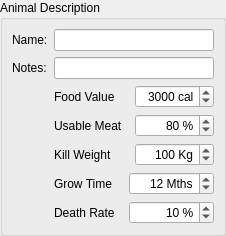
    <widget class="QGroupBox" name="groupBoxAnimalDescription" >
     <property name="sizePolicy" >
      <sizepolicy>
       <hsizetype>3</hsizetype>
       <vsizetype>5</vsizetype>
       <horstretch>0</horstretch>
       <verstretch>0</verstretch>
      </sizepolicy>
     </property>
     <property name="whatsThis" >
      <string>&lt;html>&lt;head>&lt;meta name="qrichtext" content="1" />&lt;style type="text/css">
p, li { white-space: pre-wrap; }
&lt;/style>&lt;/head>&lt;body style=" font-family:'Sans Serif'; font-size:9pt; font-weight:400; font-style:normal; text-decoration:none;">
&lt;p style=" margin-top:0px; margin-bottom:0px; margin-left:0px; margin-right:0px; -qt-block-indent:0; text-indent:0px;">In order to enable LandUse Analyst to model any animal, several details must be entered to define specific types or breeds. Animal Manager asks for general information about the animal in this section. You might want to have more than one breed of the same species, however, which is allowed.&lt;/p>
&lt;p style=" margin-top:12px; margin-bottom:12px; margin-left:0px; margin-right:0px; -qt-block-indent:0; text-indent:0px;">To define different breeds of the same species is quite easy. Let's say you want to have two kinds of cows for example. The Name: field is Cow for both, but in Notes: field, enter Dairy for one, and Beast of Burden for the other. Then adjust the other parameters as you wish. Even though the name is the same, the animal is saved uniquely.&lt;/p>&lt;/body>&lt;/html></string>
     </property>
     <property name="title" >
      <string>Animal Description</string>
     </property>
     <layout class="QGridLayout" >
      <property name="margin" >
       <number>9</number>
      </property>
      <property name="spacing" >
       <number>6</number>
      </property>
      <item row="2" column="1" colspan="2" >
       <widget class="QLabel" name="label_14" >
        <property name="text" >
         <string>Food Value</string>
        </property>
       </widget>
      </item>
      <item row="0" column="0" >
       <widget class="QLabel" name="label" >
        <property name="text" >
         <string>Name:</string>
        </property>
       </widget>
      </item>
      <item row="1" column="0" >
       <widget class="QLabel" name="label_4" >
        <property name="text" >
         <string>Notes:</string>
        </property>
       </widget>
      </item>
      <item row="1" column="1" colspan="3" >
       <widget class="QLineEdit" name="leDescription" >
        <property name="whatsThis" >
         <string>&lt;html>&lt;head>&lt;meta name="qrichtext" content="1" />&lt;style type="text/css">
p, li { white-space: pre-wrap; }
&lt;/style>&lt;/head>&lt;body style=" font-family:'Sans Serif'; font-size:9pt; font-weight:400; font-style:normal; text-decoration:none;">
&lt;p style=" margin-top:0px; margin-bottom:0px; margin-left:0px; margin-right:0px; -qt-block-indent:0; text-indent:0px;">Because LandUse Analyst allows more than one type of animal to be defined, the Notes: field allows you to give a brief description of the the animal. For example, you may have two "Sheep" defined, and the Notes: fields could contain "For Slaughter" and "Wool Producers" to distinguish between them.&lt;/p>&lt;/body>&lt;/html></string>
        </property>
       </widget>
      </item>
      <item row="0" column="1" colspan="3" >
       <widget class="QLineEdit" name="leName" >
        <property name="whatsThis" >
         <string>&lt;html>&lt;head>&lt;meta name="qrichtext" content="1" />&lt;style type="text/css">
p, li { white-space: pre-wrap; }
&lt;/style>&lt;/head>&lt;body style=" font-family:'Sans Serif'; font-size:9pt; font-weight:400; font-style:normal; text-decoration:none;">
&lt;p style=" margin-top:0px; margin-bottom:0px; margin-left:0px; margin-right:0px; -qt-block-indent:0; text-indent:0px;">Enter the name of the animal you are defining in this field. You do not need a unique name. You can have, for example, 10 animals defined, all named "Sheep". LandUse Analyst uses a special method of saving the animals to eliminate the issue of duplicate filenames.&lt;/p>&lt;/body>&lt;/html></string>
        </property>
       </widget>
      </item>
      <item row="4" column="1" >
       <widget class="QLabel" name="label_10" >
        <property name="text" >
         <string>Kill Weight</string>
        </property>
       </widget>
      </item>
      <item row="4" column="3" >
       <widget class="QSpinBox" name="spinBoxKillWeight" >
        <property name="sizePolicy" >
         <sizepolicy>
          <hsizetype>7</hsizetype>
          <vsizetype>0</vsizetype>
          <horstretch>0</horstretch>
          <verstretch>0</verstretch>
         </sizepolicy>
        </property>
        <property name="toolTip" >
         <string>&lt;html>&lt;head>&lt;meta name="qrichtext" content="1" />&lt;style type="text/css">
p, li { white-space: pre-wrap; }
&lt;/style>&lt;/head>&lt;body style=" font-family:'Sans Serif'; font-size:9pt; font-weight:400; font-style:normal; text-decoration:none;">
&lt;p style=" margin-top:0px; margin-bottom:0px; margin-left:0px; margin-right:0px; -qt-block-indent:0; text-indent:0px;">Average weight of animal (Kg) when slaughtered&lt;/p>&lt;/body>&lt;/html></string>
        </property>
        <property name="whatsThis" >
         <string>&lt;html>&lt;head>&lt;meta name="qrichtext" content="1" />&lt;style type="text/css">
p, li { white-space: pre-wrap; }
&lt;/style>&lt;/head>&lt;body style=" font-family:'Sans Serif'; font-size:9pt; font-weight:400; font-style:normal; text-decoration:none;">
&lt;p style=" margin-top:0px; margin-bottom:0px; margin-left:0px; margin-right:0px; -qt-block-indent:0; text-indent:0px;">Animals can be slaughtered for butchering at any weight, but LandUse Analyst needs to know the average weight of the animals when they are slaughtered. This is their &lt;span style=" font-weight:600;">live weight.&lt;/span>&lt;/p>&lt;/body>&lt;/html></string>
        </property>
        <property name="alignment" >
         <set>Qt::AlignRight</set>
        </property>
        <property name="suffix" >
         <string> Kg</string>
        </property>
        <property name="prefix" >
         <string/>
        </property>
        <property name="maximum" >
         <number>999</number>
        </property>
        <property name="value" >
         <number>100</number>
        </property>
       </widget>
      </item>
      <item row="5" column="1" >
       <widget class="QLabel" name="label_11" >
        <property name="text" >
         <string>Grow Time</string>
        </property>
       </widget>
      </item>
      <item row="5" column="2" colspan="2" >
       <widget class="QSpinBox" name="spinBoxGrowTime" >
        <property name="sizePolicy" >
         <sizepolicy>
          <hsizetype>5</hsizetype>
          <vsizetype>0</vsizetype>
          <horstretch>0</horstretch>
          <verstretch>0</verstretch>
         </sizepolicy>
        </property>
        <property name="toolTip" >
         <string>&lt;html>&lt;head>&lt;meta name="qrichtext" content="1" />&lt;style type="text/css">
p, li { white-space: pre-wrap; }
&lt;/style>&lt;/head>&lt;body style=" font-family:'Sans Serif'; font-size:9pt; font-weight:400; font-style:normal; text-decoration:none;">
&lt;p style=" margin-top:0px; margin-bottom:0px; margin-left:0px; margin-right:0px; -qt-block-indent:0; text-indent:0px;">Time from birth to slaughter weight&lt;/p>&lt;/body>&lt;/html></string>
        </property>
        <property name="whatsThis" >
         <string>&lt;html>&lt;head>&lt;meta name="qrichtext" content="1" />&lt;style type="text/css">
p, li { white-space: pre-wrap; }
&lt;/style>&lt;/head>&lt;body style=" font-family:'Sans Serif'; font-size:9pt; font-weight:400; font-style:normal; text-decoration:none;">
&lt;p style=" margin-top:0px; margin-bottom:0px; margin-left:0px; margin-right:0px; -qt-block-indent:0; text-indent:0px;">Grow time, or the length of time from birth to slaughter weight, is quite important for estimating the herd size. The longer it takes an animal to reach slaughter weight from birth, the higher the number of animals alive at any given time.&lt;/p>&lt;/body>&lt;/html></string>
        </property>
        <property name="alignment" >
         <set>Qt::AlignRight</set>
        </property>
        <property name="suffix" >
         <string> Mths</string>
        </property>
        <property name="prefix" >
         <string/>
        </property>
        <property name="maximum" >
         <number>60</number>
        </property>
        <property name="minimum" >
         <number>1</number>
        </property>
        <property name="value" >
         <number>12</number>
        </property>
       </widget>
      </item>
      <item row="6" column="1" >
       <widget class="QLabel" name="label_12" >
        <property name="text" >
         <string>Death Rate</string>
        </property>
       </widget>
      </item>
      <item row="6" column="2" colspan="2" >
       <widget class="QSpinBox" name="spinBoxDeathRate" >
        <property name="sizePolicy" >
         <sizepolicy>
          <hsizetype>7</hsizetype>
          <vsizetype>0</vsizetype>
          <horstretch>0</horstretch>
          <verstretch>0</verstretch>
         </sizepolicy>
        </property>
        <property name="toolTip" >
         <string>&lt;html>&lt;head>&lt;meta name="qrichtext" content="1" />&lt;style type="text/css">
p, li { white-space: pre-wrap; }
&lt;/style>&lt;/head>&lt;body style=" font-family:'Sans Serif'; font-size:9pt; font-weight:400; font-style:normal; text-decoration:none;">
&lt;p style=" margin-top:0px; margin-bottom:0px; margin-left:0px; margin-right:0px; -qt-block-indent:0; text-indent:0px;">Percent of babies that do not survive to slaughter age.&lt;/p>&lt;/body>&lt;/html></string>
        </property>
        <property name="whatsThis" >
         <string>&lt;html>&lt;head>&lt;meta name="qrichtext" content="1" />&lt;style type="text/css">
p, li { white-space: pre-wrap; }
&lt;/style>&lt;/head>&lt;body style=" font-family:'Sans Serif'; font-size:9pt; font-weight:400; font-style:normal; text-decoration:none;">
&lt;p style=" margin-top:0px; margin-bottom:0px; margin-left:0px; margin-right:0px; -qt-block-indent:0; text-indent:0px;">LandUse Analyst accommodates for birthing deaths only. If an animal survives to weaning age but dies before slaughter, it is not modelled at this time. However, you can adjust the death rate setting to indicate the average survival rate of births. This is important for determining herd size, as it affects the number of mothers needed to sustain the production levels required by the settlement.&lt;/p>&lt;/body>&lt;/html></string>
        </property>
        <property name="alignment" >
         <set>Qt::AlignRight</set>
        </property>
        <property name="suffix" >
         <string> %</string>
        </property>
        <property name="prefix" >
         <string/>
        </property>
        <property name="maximum" >
         <number>100</number>
        </property>
        <property name="value" >
         <number>10</number>
        </property>
       </widget>
      </item>
      <item row="3" column="1" >
       <widget class="QLabel" name="label_9" >
        <property name="text" >
         <string>Usable Meat</string>
        </property>
       </widget>
      </item>
      <item row="3" column="3" >
       <widget class="QSpinBox" name="spinBoxUsableMeatPercent" >
        <property name="sizePolicy" >
         <sizepolicy>
          <hsizetype>5</hsizetype>
          <vsizetype>0</vsizetype>
          <horstretch>0</horstretch>
          <verstretch>0</verstretch>
         </sizepolicy>
        </property>
        <property name="toolTip" >
         <string>&lt;html>&lt;head>&lt;meta name="qrichtext" content="1" />&lt;style type="text/css">
p, li { white-space: pre-wrap; }
&lt;/style>&lt;/head>&lt;body style=" font-family:'Sans Serif'; font-size:9pt; font-weight:400; font-style:normal; text-decoration:none;">
&lt;p style=" margin-top:0px; margin-bottom:0px; margin-left:0px; margin-right:0px; -qt-block-indent:0; text-indent:0px;">Percent of live weight usable as meat&lt;/p>&lt;/body>&lt;/html></string>
        </property>
        <property name="whatsThis" >
         <string>&lt;html>&lt;head>&lt;meta name="qrichtext" content="1" />&lt;style type="text/css">
p, li { white-space: pre-wrap; }
&lt;/style>&lt;/head>&lt;body style=" font-family:'Sans Serif'; font-size:9pt; font-weight:400; font-style:normal; text-decoration:none;">
&lt;p style=" margin-top:0px; margin-bottom:0px; margin-left:0px; margin-right:0px; -qt-block-indent:0; text-indent:0px;">The production targets for animals are in Kg of meat, so to be compatible with animal numbers, you must know the percentage of the animal's live weight that is usable for food. You can also take into account here the efficiency of the butchering technique that the population used. In other words, if you believe they were wasteful, this is where you would make an adjustment to integrate that.&lt;/p>&lt;/body>&lt;/html></string>
        </property>
        <property name="alignment" >
         <set>Qt::AlignRight</set>
        </property>
        <property name="suffix" >
         <string> %</string>
        </property>
        <property name="prefix" >
         <string/>
        </property>
        <property name="maximum" >
         <number>120</number>
        </property>
        <property name="value" >
         <number>80</number>
        </property>
       </widget>
      </item>
      <item row="2" column="3" >
       <widget class="QSpinBox" name="spinBoxMeatFoodValue" >
        <property name="sizePolicy" >
         <sizepolicy>
          <hsizetype>5</hsizetype>
          <vsizetype>0</vsizetype>
          <horstretch>0</horstretch>
          <verstretch>0</verstretch>
         </sizepolicy>
        </property>
        <property name="toolTip" >
         <string>&lt;html>&lt;head>&lt;meta name="qrichtext" content="1" />&lt;style type="text/css">
p, li { white-space: pre-wrap; }
&lt;/style>&lt;/head>&lt;body style=" font-family:'Sans Serif'; font-size:9pt; font-weight:400; font-style:normal; text-decoration:none;">
&lt;p style=" margin-top:0px; margin-bottom:0px; margin-left:0px; margin-right:0px; -qt-block-indent:0; text-indent:0px;">Percent of live weight usable as meat&lt;/p>&lt;/body>&lt;/html></string>
        </property>
        <property name="whatsThis" >
         <string>&lt;html>&lt;head>&lt;meta name="qrichtext" content="1" />&lt;style type="text/css">
p, li { white-space: pre-wrap; }
&lt;/style>&lt;/head>&lt;body style=" font-family:'Sans Serif'; font-size:9pt; font-weight:400; font-style:normal; text-decoration:none;">
&lt;p style=" margin-top:0px; margin-bottom:0px; margin-left:0px; margin-right:0px; -qt-block-indent:0; text-indent:0px;">The production targets for animals are in Kg of meat, so to be compatible with animal numbers, you must know the percentage of the animal's live weight that is usable for food. You can also take into account here the efficiency of the butchering technique that the population used. In other words, if you believe they were wasteful, this is where you would make an adjustment to integrate that.&lt;/p>&lt;/body>&lt;/html></string>
        </property>
        <property name="alignment" >
         <set>Qt::AlignRight</set>
        </property>
        <property name="suffix" >
         <string> cal</string>
        </property>
        <property name="prefix" >
         <string/>
        </property>
        <property name="maximum" >
         <number>20000</number>
        </property>
        <property name="value" >
         <number>3000</number>
        </property>
       </widget>
      </item>
     </layout>
    </widget>
